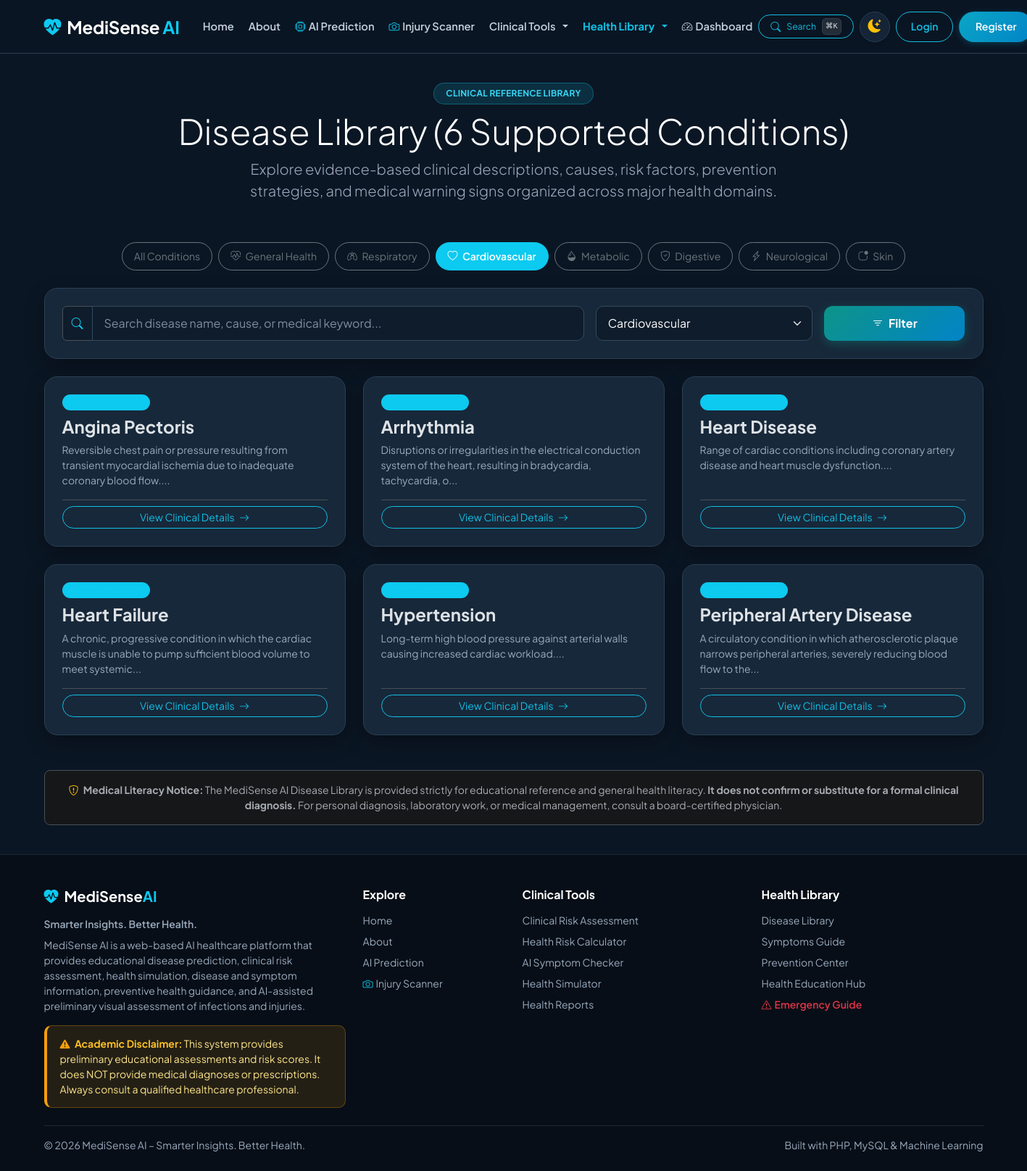
The page /diseases.php?category=Cardiovascular on the database its author committed.
### tables this page shows
CREATE TABLE `diseases` (
  `id` INT AUTO_INCREMENT PRIMARY KEY,
  `name` VARCHAR(100) NOT NULL UNIQUE,
  `category` VARCHAR(100) NOT NULL,
  `short_description` TEXT NOT NULL,
  `causes` TEXT NOT NULL,
  `risk_factors` TEXT NOT NULL,
  `prevention` TEXT NOT NULL,
  `management` TEXT NOT NULL,
  `when_to_seek_care` TEXT NOT NULL,
  INDEX `idx_diseases_category` (`category`),
  INDEX `idx_diseases_name` (`name`)
);

### includes/functions.php (called while the page is built, shortened)
<?php
function sanitize($data) {
    return htmlspecialchars(trim($data), ENT_QUOTES, 'UTF-8');
}

### diseases.php (the view, shortened to what this page needs)
<?php
require_once __DIR__ . '/includes/header.php';
require_once __DIR__ . '/includes/functions.php';
$pdo = get_db_connection();
$search = isset($_GET['search']) ? trim($_GET['search']) : '';
$category = isset($_GET['category']) ? trim($_GET['category']) : '';
$diseases = [];
$categories = [];
if ($pdo) {
    try {
        $cat_stmt = $pdo->query("SELECT DISTINCT category FROM diseases ORDER BY category ASC");
        $categories = $cat_stmt->fetchAll(PDO::FETCH_COLUMN);
        $sql = "SELECT * FROM diseases WHERE 1=1";
        $params = [];
        if ($category !== '') {
            if ($category === 'Metabolic') {
                $sql .= " AND (category = 'Endocrine' OR category = 'Metabolic')";
            } elseif ($category === 'Digestive') {
                $sql .= " AND (category = 'Gastrointestinal' OR category = 'Digestive')";
            } elseif ($category === 'Skin') {
                $sql .= " AND (category = 'Dermatological' OR category = 'Skin')";
            } else {
                $sql .= " AND category LIKE ?";
                $params[] = "%$category%";
            }
        }
        $sql .= " ORDER BY name ASC";
        $stmt = $pdo->prepare($sql);
        $stmt->execute($params);
        $diseases = $stmt->fetchAll();
    } catch (PDOException $e) {
        $diseases = [];
    }
}
?>
<div class="row py-3">
    <div class="col-lg-12 text-center mb-4">
        <span class="badge hero-badge px-3 py-2 rounded-pill fw-bold mb-2">CLINICAL REFERENCE LIBRARY</span>
        <h1 class="display-5 fw-extrabold mb-2">Disease Library (<?= count($diseases) ?> Supported Conditions)</h1>
        <p class="lead text-muted mx-auto" style="max-width: 800px;">
            Explore evidence-based clinical descriptions, causes, risk factors, prevention strategies, and medical warning signs organized across major health domains.
        </p>
    </div>
</div>
<div class="d-flex flex-wrap justify-content-center gap-2 mb-4">
    <a href="diseases.php" class="btn btn-sm rounded-pill px-3 py-2 <?= empty($category) && empty($search) ? 'btn-info text-white' : 'btn-outline-secondary' ?>">
        All Conditions
    </a>
    <a href="diseases.php?category=General%20Health" class="btn btn-sm rounded-pill px-3 py-2 <?= $category === 'General Health' ? 'btn-info text-white' : 'btn-outline-secondary' ?>">
        <i class="bi bi-heart-pulse me-1"></i> General Health
    </a>
    <a href="diseases.php?category=Respiratory" class="btn btn-sm rounded-pill px-3 py-2 <?= $category === 'Respiratory' ? 'btn-info text-white' : 'btn-outline-secondary' ?>">
        <i class="bi bi-lungs me-1"></i> Respiratory
    </a>
    <a href="diseases.php?category=Cardiovascular" class="btn btn-sm rounded-pill px-3 py-2 <?= $category === 'Cardiovascular' ? 'btn-info text-white' : 'btn-outline-secondary' ?>">
        <i class="bi bi-heart me-1"></i> Cardiovascular
    </a>
    <a href="diseases.php?category=Metabolic" class="btn btn-sm rounded-pill px-3 py-2 <?= $category === 'Metabolic' ? 'btn-info text-white' : 'btn-outline-secondary' ?>">
        <i class="bi bi-droplet-half me-1"></i> Metabolic
    </a>
    <a href="diseases.php?category=Digestive" class="btn btn-sm rounded-pill px-3 py-2 <?= $category === 'Digestive' ? 'btn-info text-white' : 'btn-outline-secondary' ?>">
        <i class="bi bi-shield-check me-1"></i> Digestive
    </a>
    <a href="diseases.php?category=Neurological" class="btn btn-sm rounded-pill px-3 py-2 <?= $category === 'Neurological' ? 'btn-info text-white' : 'btn-outline-secondary' ?>">
        <i class="bi bi-lightning-charge me-1"></i> Neurological
    </a>
    <a href="diseases.php?category=Skin" class="btn btn-sm rounded-pill px-3 py-2 <?= $category === 'Skin' ? 'btn-info text-white' : 'btn-outline-secondary' ?>">
        <i class="bi bi-app-indicator me-1"></i> Skin
    </a>
</div>
<div class="card-custom p-4 mb-4">
    <form method="GET" action="diseases.php" class="row g-3 align-items-center">
        <div class="col-md-7">
            <div class="input-group">
                <span class="input-group-text bg-card-subtle text-info border"><i class="bi bi-search"></i></span>
                <input type="text" name="search" class="form-control" placeholder="Search disease name, cause, or medical keyword..." value="<?= sanitize($search) ?>">
            </div>
        </div>
        <div class="col-md-3">
            <select name="category" class="form-select">
                <?php foreach ($categories as $cat): ?>
                    <option value="<?= sanitize($cat) ?>" <?= $category === $cat ? 'selected' : '' ?>><?= sanitize($cat) ?></option>
                <?php endforeach; ?>
            </select>
        </div>
        <div class="col-md-2">
            <button type="submit" class="btn btn-primary-custom w-100"><i class="bi bi-filter me-1"></i> Filter</button>
        </div>
    </form>
</div>
<div class="row g-4 mb-5">
    <?php if (!empty($diseases)): ?>
        <?php foreach ($diseases as $d): ?>
            <div class="col-md-6 col-lg-4">
                <div class="card-custom p-4 h-100 d-flex flex-column justify-content-between hover-lift">
                    <div>
                        <div class="d-flex justify-content-between align-items-start mb-2">
                            <span class="badge bg-info bg-opacity-15 text-info border border-info border-opacity-25 rounded-pill px-3 py-1 small">
                            </span>
                        </div>
                        <h4 class="fw-bold mb-2 text-body"><?= sanitize($d['name']) ?></h4>
                        <p class="small text-muted mb-3" style="min-height: 60px;">
                            <?= sanitize(substr($d['short_description'], 0, 120)) ?>...
                        </p>
                    </div>
                    <div class="pt-2 border-top">
                        <a href="disease_detail.php?id=<?= $d['id'] ?>" class="btn btn-outline-info rounded-pill btn-sm w-100">
                            View Clinical Details <i class="bi bi-arrow-right ms-1"></i>
                        </a>
                    </div>
                </div>
            </div>
        <?php endforeach; ?>
    <?php endif; ?>
</div>
<div class="alert alert-secondary py-3 px-4 rounded-3 border text-center small">
    <i class="bi bi-shield-exclamation text-warning me-1"></i>
    <strong>Medical Literacy Notice:</strong> The MediSense AI Disease Library is provided strictly for educational reference and general health literacy. <strong>It does not confirm or substitute for a formal clinical diagnosis.</strong> For personal diagnosis, laboratory work, or medical management, consult a board-certified physician.
</div>
<?php require_once __DIR__ . '/includes/footer.php'; ?>

### assets/css/style.css (style rules this page uses)
:root, [data-theme="dark"], [data-bs-theme="dark"] { --accent-primary: #12bfe3; --accent-primary-hover: #0aa6c5; --accent-secondary: #0d9488; --accent-secondary-hover: #0f766e; --accent-teal: #0d9488; --accent-teal-hover: #0f766e; --accent-cyan: #12bfe3; --accent-cyan-hover: #0aa6c5; --accent-blue: #0284c7; --accent-amber: #f59e0b; --accent-rose: #f43f5e; --accent-green: #10b981; --color-danger: #ef4444; --color-warning: #f59e0b; --color-success: #10b981; --color-info: #12bfe3; --accent: #12bfe3; --accent-dark: #0aa6c5; --button-text: #ffffff; --bg-primary: #0b1624; --bg-secondary: #111f30; --bg-card: #17283a; --bg-card-hover: #1c2e42; --bg-card-subtle: #0f1c2b; --bg-input: #0f1c2b; --text-input: #ffffff; --bg-body: #0b1624; --bg-main: #0b1624; --bg-surface: #111f30; --card-bg: #17283a; --card-border: #2b4054; --surface: #17283a; --surface-secondary: #0f1c2b; --border-color: #2b4054; --border-subtle: rgba(255, 255, 255, 0.08); --border-card: #2b4054; --border-input: #334a60; --border-focus: #12bfe3; --text-primary: #ffffff; --text-heading: #ffffff; --text-secondary: #c3cfdd; --text-main: #c3cfdd; --text-muted: #9aaabd; --navbar-bg: rgba(11, 22, 36, 0.94); --navbar-text: #c3cfdd; --footer-bg: #070e17; --footer-heading: #ffffff; --footer-text: #9aaabd; --footer-border: #1a2938; --hero-bg: linear-gradient(135deg, #0b1624 0%, #17283a 55%, #0f3545 100%); --hero-gradient: linear-gradient(135deg, #0b1624 0%, #17283a 55%, #0f3545 100%); --hero-heading: #ffffff; --hero-text: #c3cfdd; --hero-badge-bg: rgba(18, 191, 227, 0.15); --hero-badge-text: #38d3f2; --hero-badge-border: rgba(18, 191, 227, 0.35); --hero-btn-sec-color: #ffffff; --hero-btn-sec-border: rgba(255, 255, 255, 0.35); --hero-btn-sec-hover: rgba(255, 255, 255, 0.12); --shadow: rgba(0, 0, 0, 0.3); --shadow-sm: 0 2px 8px rgba(0, 0, 0, 0.3); --shadow-md: 0 6px 20px rgba(0, 0, 0, 0.4); --shadow-lg: 0 12px 36px rgba(0, 0, 0, 0.55); --shadow-card: 0 10px 30px -5px rgba(0, 0, 0, 0.45); --shadow-elevated: 0 20px 40px -10px rgba(0, 0, 0, 0.6); --tile-bg-unselected: #111f30; --tile-border-unselected: #1f3347; --tile-text-unselected: #9aaabd; --tile-hover-bg: #17283a; --tile-hover-border: #334a60; --tile-bg-selected: linear-gradient(135deg, #0f4c5c 0%, #0c3852 100%); --tile-border-selected: #12bfe3; --tile-text-selected: #ffffff; --tile-shadow-selected: 0 8px 24px -4px rgba(18, 191, 227, 0.4), inset 0 1px 0 rgba(255, 255, 255, 0.35); --tile-indicator-bg: #12bfe3; --tile-indicator-color: #0b1624; }
body { font-family: 'Plus Jakarta Sans', -apple-system, BlinkMacSystemFont, sans-serif; background-color: var(--bg-main); color: var(--text-main); display: flex; flex-direction: column; min-height: 100vh; transition: background-color 0.25s ease, color 0.25s ease; }
h1, h2, h3, h4, h5, h6, .text-heading { color: var(--text-heading); transition: color 0.2s ease; }
.text-muted { color: var(--text-muted) !important; }
.card-custom { background: var(--bg-card); border: 1px solid var(--border-card); border-radius: 18px; box-shadow: var(--shadow-card); color: var(--text-main); transition: transform 0.25s ease, box-shadow 0.25s ease, background-color 0.25s ease, border-color 0.25s ease; }
.hero-badge { background: var(--hero-badge-bg) !important; color: var(--hero-badge-text) !important; border: 1px solid var(--hero-badge-border) !important; font-weight: 700; letter-spacing: 0.02em; }
.form-control, .form-select { background-color: var(--bg-input) !important; border: 1px solid var(--border-input) !important; color: var(--text-heading) !important; border-radius: 10px; padding: 11px 16px; transition: all 0.2s ease; }
.form-control::placeholder { color: var(--text-muted) !important; opacity: 0.8; }
.form-select option { background-color: var(--bg-card); color: var(--text-heading); }
.btn-primary-custom { background: linear-gradient(135deg, #0d9488 0%, #0284c7 100%); color: #ffffff !important; font-weight: 700; border-radius: 12px; border: none; padding: 12px 28px; box-shadow: 0 4px 14px rgba(13, 148, 136, 0.35); transition: all 0.25s ease; }
.btn-info, .btn-primary, .btn-danger, .btn-success { color: #ffffff !important; font-weight: 600; }
.btn-outline-info { border-color: var(--accent-cyan) !important; color: var(--accent-cyan) !important; }
.bg-card-subtle { background-color: var(--bg-card-subtle) !important; }

### rows shown on the page
diseases: name "Angina Pectoris", short_description "Reversible chest pain or pressure resulting from transient myocardial ischemia due to inadequate coronary blood flow."
diseases: name "Arrhythmia", short_description "Disruptions or irregularities in the electrical conduction system of the heart, resulting in bradycardia, tachycardia, o"
diseases: name "Heart Disease", short_description "Range of cardiac conditions including coronary artery disease and heart muscle dysfunction."
diseases: name "Heart Failure", short_description "A chronic, progressive condition in which the cardiac muscle is unable to pump sufficient blood volume to meet systemic"
diseases: name "Hypertension", short_description "Long-term high blood pressure against arterial walls causing increased cardiac workload."
diseases: name "Peripheral Artery Disease", short_description "A circulatory condition in which atherosclerotic plaque narrows peripheral arteries, severely reducing blood flow to the"

### other values the page prints
count($diseases) "6"
form field category "Cardiovascular"
